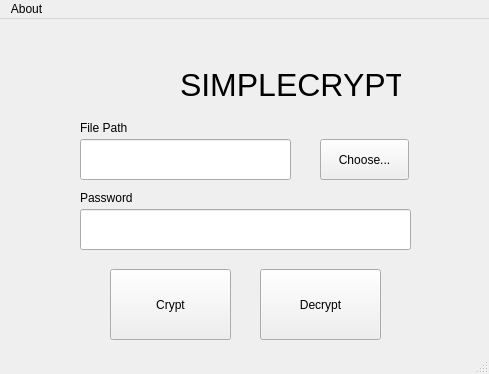
<?xml version="1.0" encoding="UTF-8"?>
<ui version="4.0">
 <class>MainWindow</class>
 <widget class="QMainWindow" name="MainWindow">
  <property name="geometry">
   <rect>
    <x>0</x>
    <y>0</y>
    <width>489</width>
    <height>374</height>
   </rect>
  </property>
  <property name="windowTitle">
   <string>SimpleCrypt</string>
  </property>
  <widget class="QWidget" name="centralwidget">
   <widget class="QPushButton" name="choose_btn">
    <property name="geometry">
     <rect>
      <x>320</x>
      <y>120</y>
      <width>89</width>
      <height>41</height>
     </rect>
    </property>
    <property name="text">
     <string>Choose...</string>
    </property>
   </widget>
   <widget class="QLineEdit" name="fullfilepath">
    <property name="geometry">
     <rect>
      <x>80</x>
      <y>120</y>
      <width>211</width>
      <height>41</height>
     </rect>
    </property>
   </widget>
   <widget class="QLineEdit" name="password">
    <property name="geometry">
     <rect>
      <x>80</x>
      <y>190</y>
      <width>331</width>
      <height>41</height>
     </rect>
    </property>
    <property name="echoMode">
     <enum>QLineEdit::Password</enum>
    </property>
   </widget>
   <widget class="QLabel" name="label">
    <property name="geometry">
     <rect>
      <x>80</x>
      <y>170</y>
      <width>67</width>
      <height>17</height>
     </rect>
    </property>
    <property name="text">
     <string>Password</string>
    </property>
   </widget>
   <widget class="QLabel" name="label_2">
    <property name="geometry">
     <rect>
      <x>80</x>
      <y>100</y>
      <width>67</width>
      <height>17</height>
     </rect>
    </property>
    <property name="text">
     <string>File Path</string>
    </property>
   </widget>
   <widget class="QPushButton" name="btn_decrypt">
    <property name="geometry">
     <rect>
      <x>260</x>
      <y>250</y>
      <width>121</width>
      <height>71</height>
     </rect>
    </property>
    <property name="text">
     <string>Decrypt</string>
    </property>
   </widget>
   <widget class="QPushButton" name="btn_crypt">
    <property name="geometry">
     <rect>
      <x>110</x>
      <y>250</y>
      <width>121</width>
      <height>71</height>
     </rect>
    </property>
    <property name="text">
     <string>Crypt</string>
    </property>
   </widget>
   <widget class="QLabel" name="label_title">
    <property name="geometry">
     <rect>
      <x>180</x>
      <y>40</y>
      <width>221</width>
      <height>51</height>
     </rect>
    </property>
    <property name="font">
     <font>
      <pointsize>24</pointsize>
     </font>
    </property>
    <property name="text">
     <string>SIMPLECRYPT</string>
    </property>
   </widget>
   <widget class="QLabel" name="label_3">
    <property name="geometry">
     <rect>
      <x>120</x>
      <y>30</y>
      <width>67</width>
      <height>51</height>
     </rect>
    </property>
    <property name="text">
     <string/>
    </property>
    <property name="pixmap">
     <pixmap resource="resource.qrc">:/newPrefix/padlock.png</pixmap>
    </property>
   </widget>
   <widget class="QLabel" name="eye">
    <property name="geometry">
     <rect>
      <x>420</x>
      <y>190</y>
      <width>51</width>
      <height>31</height>
     </rect>
    </property>
    <property name="text">
     <string/>
    </property>
    <property name="pixmap">
     <pixmap resource="resource.qrc">:/newPrefix/eye.png</pixmap>
    </property>
   </widget>
  </widget>
  <widget class="QMenuBar" name="menubar">
   <property name="geometry">
    <rect>
     <x>0</x>
     <y>0</y>
     <width>489</width>
     <height>22</height>
    </rect>
   </property>
   <widget class="QMenu" name="menuAbout">
    <property name="title">
     <string>About</string>
    </property>
    <addaction name="info"/>
   </widget>
   <addaction name="menuAbout"/>
  </widget>
  <widget class="QStatusBar" name="statusbar"/>
  <action name="info">
   <property name="text">
    <string>Info</string>
   </property>
  </action>
 </widget>
 <resources>
  <include location="resource.qrc"/>
 </resources>
 <connections/>
</ui>
